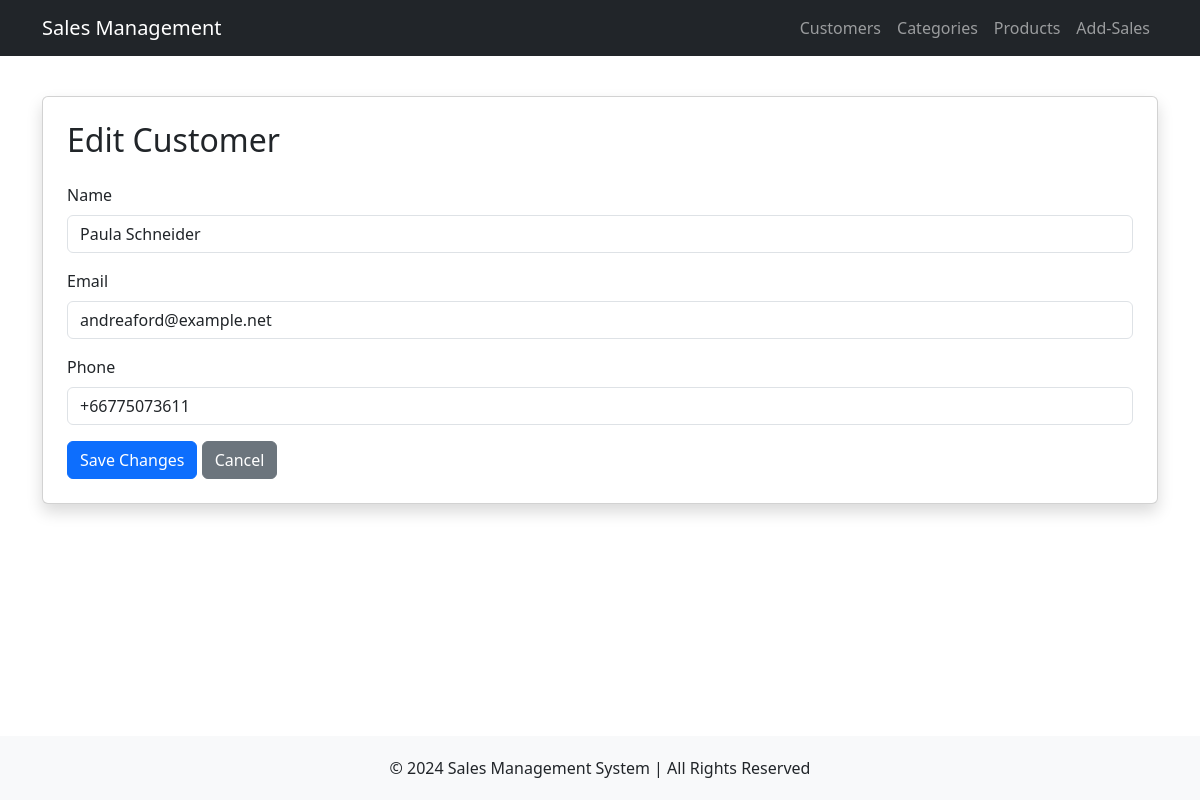
The app's page /edit_customer/1, older data.
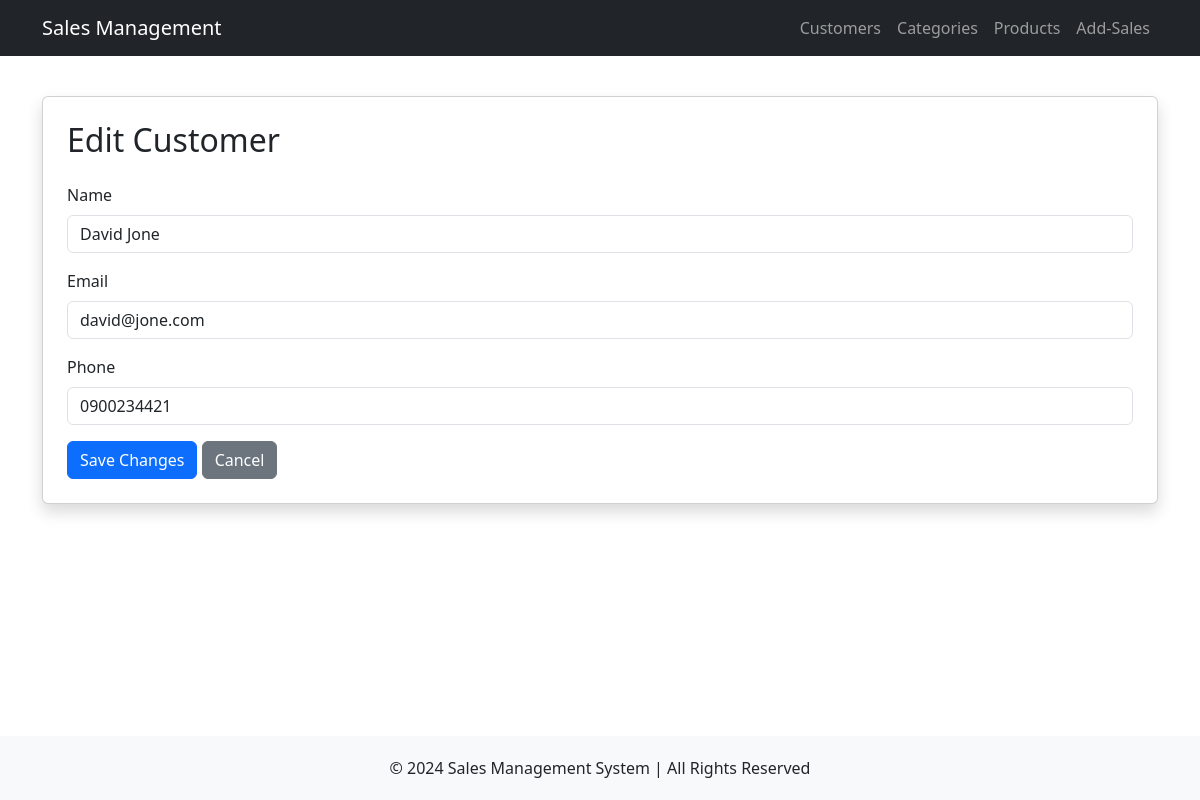
The same page, newer data.
### tables this page shows
CREATE TABLE Customers (
    cus_id INTEGER PRIMARY KEY AUTOINCREMENT NOT NULL UNIQUE,
    name VARCHAR(30) NOT NULL,
    email VARCHAR(50) UNIQUE,
    tel VARCHAR(15) UNIQUE
);

### routes/customers.py (the view, shortened to what this page needs)
@customer_bp.route('/edit_customer/<int:cus_id>', methods=['GET', 'POST'])
def edit_customer(cus_id):
    try:
        conn = get_db_connection()
        customer = conn.execute('SELECT * FROM Customers WHERE cus_id = ?', (cus_id,)).fetchone()
        conn.close()
        return render_template('edit_customer.html', customer=customer)
    except Exception as e:
        flash(f"Error updating customer: {str(e)}", 'danger')
        return redirect(url_for('customer_bp.customers'))

### routes/customers.py (called while the page is built)
def get_db_connection():
    conn = sqlite3.connect(DATABASE)
    conn.row_factory = sqlite3.Row
    return conn

### templates/edit_customer.html
{% extends 'base.html' %}
{% block content %}
    <div class='card shadow p-4'>
        <h2 class='mb-4'>Edit Customer</h2>
        <form action='' method='post'>
            <div class='mb-3'>
                <label class='form-label'>Name</label>
                <input type='text' name='name' value='{{ customer["name"] }}' required class='form-control'>
            </div>
            <div class='mb-3'>
                <label class='form-label'>Email</label>
                <input type='email' name='email' value='{{ customer["email"] }}' required class='form-control'>
            </div>
            <div class='mb-3'>
                <label class='form-label'>Phone</label>
                <input type='text' name='tel' value='{{ customer["tel"] }}' required class='form-control'>
            </div>
            <button type='submit' class='btn btn-primary'>Save Changes</button>
            <a href='/customers' class='btn btn-secondary'>Cancel</a>
        </form>
    </div>
{% endblock %}

Row changes from the older to the newer data that the page shows:
changed Customers: name "Paula Schneider" → "David Jone"; email "andreaford@example.net" → "david@jone.com"; tel "+66775073611" → "0900234421"
